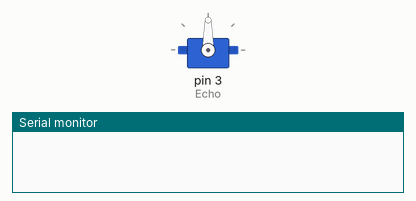
The sketch below on a simulated Arduino Uno, built with avr-gcc and run on an emulated ATmega328P. Parts: servo, the last lines printed to the serial monitor.

Above: at 0.1 s.
At 2.1 s:
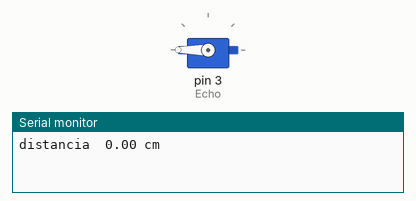
Timing chart, 0 to 3.6 s (numbered marks = the images above):
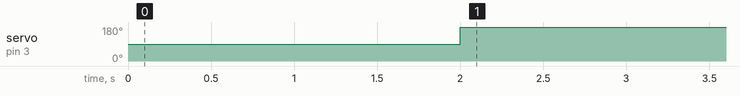

The sketch:

sensor_ultrasonico_y_servo.ino
```cpp
#include <Servo.h>
Servo servito;
float distancia, tiempo;
float Trig = 2;
float Echo = 3;
int angulo;

void setup() {
  Serial.begin (9600);
  pinMode (Trig, OUTPUT);
  pinMode (Echo, INPUT);
  servito.attach (3, 750, 2600); //pin del servo, pulso minimo, pulso maximo "attach esta en microsegundos"  );
}

void loop ()
{
  ULTRASONICO ();
if (distancia <= 35)
{
 angulo = map (distancia, 30, 1, 1, 180);
  servito.write (angulo);
  }
  else
{
  servito.write (0);
  }
}


void ULTRASONICO ()
{
  digitalWrite (Trig, LOW);
  delayMicroseconds (5);
  digitalWrite (Trig, HIGH);
  delayMicroseconds (10);
 tiempo = pulseIn (Echo, HIGH);
  distancia = int (0.017 * tiempo);
  Serial.print ("distancia  ");
  Serial.print (distancia);
  Serial.println(" cm ");
  delay (1000);
  }
```

Measured:
- by itself, servo on pin 3 (Echo): 90° → 180° at 2.0 s
